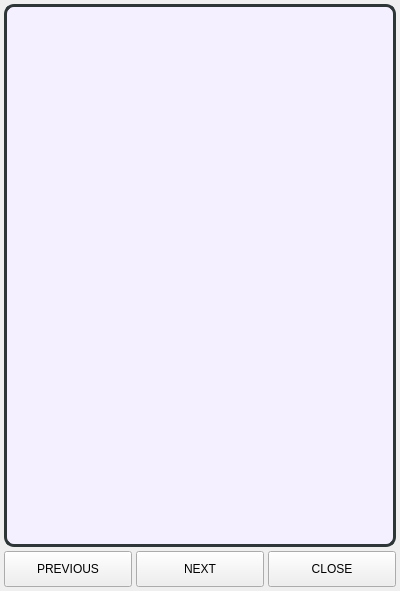
<?xml version="1.0" encoding="UTF-8"?>
<ui version="4.0">
 <class>Form</class>
 <widget class="QWidget" name="Form">
  <property name="geometry">
   <rect>
    <x>0</x>
    <y>0</y>
    <width>400</width>
    <height>591</height>
   </rect>
  </property>
  <property name="sizePolicy">
   <sizepolicy hsizetype="Preferred" vsizetype="Preferred">
    <horstretch>0</horstretch>
    <verstretch>0</verstretch>
   </sizepolicy>
  </property>
  <property name="minimumSize">
   <size>
    <width>400</width>
    <height>520</height>
   </size>
  </property>
  <property name="maximumSize">
   <size>
    <width>408</width>
    <height>699</height>
   </size>
  </property>
  <property name="windowTitle">
   <string>Basic Probe Help</string>
  </property>
  <layout class="QVBoxLayout" name="verticalLayout_2">
   <property name="spacing">
    <number>4</number>
   </property>
   <property name="leftMargin">
    <number>4</number>
   </property>
   <property name="topMargin">
    <number>4</number>
   </property>
   <property name="rightMargin">
    <number>4</number>
   </property>
   <property name="bottomMargin">
    <number>4</number>
   </property>
   <item>
    <widget class="QStackedWidget" name="probe_help_widget">
     <property name="sizePolicy">
      <sizepolicy hsizetype="Preferred" vsizetype="Preferred">
       <horstretch>0</horstretch>
       <verstretch>0</verstretch>
      </sizepolicy>
     </property>
     <property name="minimumSize">
      <size>
       <width>0</width>
       <height>0</height>
      </size>
     </property>
     <property name="maximumSize">
      <size>
       <width>16777215</width>
       <height>16777215</height>
      </size>
     </property>
     <property name="font">
      <font>
       <family>Bebas Kai</family>
       <pointsize>13</pointsize>
      </font>
     </property>
     <property name="frameShape">
      <enum>QFrame::NoFrame</enum>
     </property>
     <property name="lineWidth">
      <number>0</number>
     </property>
     <property name="currentIndex">
      <number>0</number>
     </property>
     <widget class="QWidget" name="help_Page1">
      <property name="maximumSize">
       <size>
        <width>400</width>
        <height>16777215</height>
       </size>
      </property>
      <layout class="QHBoxLayout" name="horizontalLayout_146">
       <property name="spacing">
        <number>4</number>
       </property>
       <property name="leftMargin">
        <number>0</number>
       </property>
       <property name="topMargin">
        <number>0</number>
       </property>
       <property name="rightMargin">
        <number>0</number>
       </property>
       <property name="bottomMargin">
        <number>0</number>
       </property>
       <item>
        <widget class="QLabel" name="label_77">
         <property name="sizePolicy">
          <sizepolicy hsizetype="Preferred" vsizetype="Preferred">
           <horstretch>0</horstretch>
           <verstretch>0</verstretch>
          </sizepolicy>
         </property>
         <property name="minimumSize">
          <size>
           <width>0</width>
           <height>0</height>
          </size>
         </property>
         <property name="maximumSize">
          <size>
           <width>16777215</width>
           <height>16777215</height>
          </size>
         </property>
         <property name="styleSheet">
          <string notr="true">QLabel{
    border-style: solid;
    border-color: rgb(46, 54, 56);
    border-width: 3px;
    border-radius: 10px;
    background: rgb(245, 240, 255);
}</string>
         </property>
         <property name="text">
          <string/>
         </property>
         <property name="pixmap">
          <pixmap>../images/widgets/basic_probe_help/step_off_width.png</pixmap>
         </property>
         <property name="scaledContents">
          <bool>true</bool>
         </property>
         <property name="indent">
          <number>0</number>
         </property>
        </widget>
       </item>
      </layout>
     </widget>
     <widget class="QWidget" name="help_Page2">
      <property name="maximumSize">
       <size>
        <width>400</width>
        <height>16777215</height>
       </size>
      </property>
      <layout class="QHBoxLayout" name="horizontalLayout_148">
       <property name="spacing">
        <number>4</number>
       </property>
       <property name="leftMargin">
        <number>0</number>
       </property>
       <property name="topMargin">
        <number>0</number>
       </property>
       <property name="rightMargin">
        <number>0</number>
       </property>
       <property name="bottomMargin">
        <number>0</number>
       </property>
       <item>
        <widget class="QLabel" name="label_78">
         <property name="sizePolicy">
          <sizepolicy hsizetype="Preferred" vsizetype="Preferred">
           <horstretch>0</horstretch>
           <verstretch>0</verstretch>
          </sizepolicy>
         </property>
         <property name="minimumSize">
          <size>
           <width>0</width>
           <height>0</height>
          </size>
         </property>
         <property name="maximumSize">
          <size>
           <width>16777215</width>
           <height>16777215</height>
          </size>
         </property>
         <property name="styleSheet">
          <string notr="true">QLabel{
    border-style: solid;
    border-color: rgb(46, 54, 56);
    border-width: 3px;
    border-radius: 10px;
    background: rgb(245, 240, 255);
}</string>
         </property>
         <property name="text">
          <string/>
         </property>
         <property name="pixmap">
          <pixmap>../images/widgets/basic_probe_help/extra_probe_depth.png</pixmap>
         </property>
         <property name="scaledContents">
          <bool>true</bool>
         </property>
         <property name="alignment">
          <set>Qt::AlignCenter</set>
         </property>
         <property name="wordWrap">
          <bool>true</bool>
         </property>
         <property name="indent">
          <number>0</number>
         </property>
        </widget>
       </item>
      </layout>
     </widget>
     <widget class="QWidget" name="help_Page3">
      <property name="maximumSize">
       <size>
        <width>400</width>
        <height>16777215</height>
       </size>
      </property>
      <layout class="QHBoxLayout" name="horizontalLayout_57">
       <property name="spacing">
        <number>4</number>
       </property>
       <property name="leftMargin">
        <number>0</number>
       </property>
       <property name="topMargin">
        <number>0</number>
       </property>
       <property name="rightMargin">
        <number>0</number>
       </property>
       <property name="bottomMargin">
        <number>0</number>
       </property>
       <item>
        <widget class="QLabel" name="label_79">
         <property name="sizePolicy">
          <sizepolicy hsizetype="Preferred" vsizetype="Preferred">
           <horstretch>0</horstretch>
           <verstretch>0</verstretch>
          </sizepolicy>
         </property>
         <property name="minimumSize">
          <size>
           <width>0</width>
           <height>0</height>
          </size>
         </property>
         <property name="maximumSize">
          <size>
           <width>16777215</width>
           <height>16777215</height>
          </size>
         </property>
         <property name="styleSheet">
          <string notr="true">QLabel{
    border-style: solid;
    border-color: rgb(46, 54, 56);
    border-width: 3px;
    border-radius: 10px;
    padding: 10px;
    background: rgb(245, 240, 255);
}</string>
         </property>
         <property name="text">
          <string/>
         </property>
         <property name="pixmap">
          <pixmap>../images/widgets/basic_probe_help/max_z_distance.png</pixmap>
         </property>
         <property name="scaledContents">
          <bool>true</bool>
         </property>
         <property name="alignment">
          <set>Qt::AlignCenter</set>
         </property>
         <property name="wordWrap">
          <bool>true</bool>
         </property>
         <property name="indent">
          <number>0</number>
         </property>
        </widget>
       </item>
      </layout>
     </widget>
     <widget class="QWidget" name="help_Page4">
      <property name="maximumSize">
       <size>
        <width>400</width>
        <height>16777215</height>
       </size>
      </property>
      <layout class="QHBoxLayout" name="horizontalLayout_58">
       <property name="spacing">
        <number>4</number>
       </property>
       <property name="leftMargin">
        <number>0</number>
       </property>
       <property name="topMargin">
        <number>0</number>
       </property>
       <property name="rightMargin">
        <number>0</number>
       </property>
       <property name="bottomMargin">
        <number>0</number>
       </property>
       <item>
        <widget class="QLabel" name="label_105">
         <property name="sizePolicy">
          <sizepolicy hsizetype="Preferred" vsizetype="Preferred">
           <horstretch>0</horstretch>
           <verstretch>0</verstretch>
          </sizepolicy>
         </property>
         <property name="minimumSize">
          <size>
           <width>0</width>
           <height>0</height>
          </size>
         </property>
         <property name="maximumSize">
          <size>
           <width>16777215</width>
           <height>16777215</height>
          </size>
         </property>
         <property name="styleSheet">
          <string notr="true">QLabel{
    border-style: solid;
    border-color: rgb(46, 54, 56);
    border-width: 3px;
    border-radius: 10px;
    padding: 10px;
    background: rgb(245, 240, 255);
}</string>
         </property>
         <property name="text">
          <string/>
         </property>
         <property name="pixmap">
          <pixmap>../images/widgets/basic_probe_help/max_xy_distance.png</pixmap>
         </property>
         <property name="scaledContents">
          <bool>true</bool>
         </property>
         <property name="alignment">
          <set>Qt::AlignCenter</set>
         </property>
         <property name="wordWrap">
          <bool>true</bool>
         </property>
         <property name="indent">
          <number>0</number>
         </property>
        </widget>
       </item>
      </layout>
     </widget>
     <widget class="QWidget" name="help_Page5">
      <property name="maximumSize">
       <size>
        <width>400</width>
        <height>16777215</height>
       </size>
      </property>
      <layout class="QHBoxLayout" name="horizontalLayout_59">
       <property name="spacing">
        <number>4</number>
       </property>
       <property name="leftMargin">
        <number>0</number>
       </property>
       <property name="topMargin">
        <number>0</number>
       </property>
       <property name="rightMargin">
        <number>0</number>
       </property>
       <property name="bottomMargin">
        <number>0</number>
       </property>
       <item>
        <widget class="QLabel" name="label_80">
         <property name="sizePolicy">
          <sizepolicy hsizetype="Preferred" vsizetype="Preferred">
           <horstretch>0</horstretch>
           <verstretch>0</verstretch>
          </sizepolicy>
         </property>
         <property name="minimumSize">
          <size>
           <width>0</width>
           <height>0</height>
          </size>
         </property>
         <property name="maximumSize">
          <size>
           <width>16777215</width>
           <height>16777215</height>
          </size>
         </property>
         <property name="styleSheet">
          <string notr="true">QLabel{
    border-style: solid;
    border-color: rgb(46, 54, 56);
    border-width: 3px;
    border-radius: 10px;
    padding: 10px;
    background: rgb(245, 240, 255);
}</string>
         </property>
         <property name="text">
          <string/>
         </property>
         <property name="pixmap">
          <pixmap>../images/widgets/basic_probe_help/z_clearance.png</pixmap>
         </property>
         <property name="scaledContents">
          <bool>true</bool>
         </property>
         <property name="alignment">
          <set>Qt::AlignCenter</set>
         </property>
         <property name="wordWrap">
          <bool>true</bool>
         </property>
         <property name="indent">
          <number>0</number>
         </property>
        </widget>
       </item>
      </layout>
     </widget>
     <widget class="QWidget" name="help_Page6">
      <property name="maximumSize">
       <size>
        <width>400</width>
        <height>16777215</height>
       </size>
      </property>
      <layout class="QHBoxLayout" name="horizontalLayout">
       <property name="spacing">
        <number>4</number>
       </property>
       <property name="leftMargin">
        <number>0</number>
       </property>
       <property name="topMargin">
        <number>0</number>
       </property>
       <property name="rightMargin">
        <number>0</number>
       </property>
       <property name="bottomMargin">
        <number>0</number>
       </property>
       <item>
        <widget class="QLabel" name="label_106">
         <property name="sizePolicy">
          <sizepolicy hsizetype="Preferred" vsizetype="Preferred">
           <horstretch>0</horstretch>
           <verstretch>0</verstretch>
          </sizepolicy>
         </property>
         <property name="minimumSize">
          <size>
           <width>0</width>
           <height>0</height>
          </size>
         </property>
         <property name="maximumSize">
          <size>
           <width>392</width>
           <height>16777215</height>
          </size>
         </property>
         <property name="styleSheet">
          <string notr="true">QLabel{
    border-style: solid;
    border-color: rgb(46, 54, 56);
    border-width: 3px;
    border-radius: 10px;
    padding: 10px;
    background: rgb(245, 240, 255);
}</string>
         </property>
         <property name="text">
          <string/>
         </property>
         <property name="pixmap">
          <pixmap>../images/widgets/basic_probe_help/xy_clearance.png</pixmap>
         </property>
         <property name="scaledContents">
          <bool>true</bool>
         </property>
         <property name="alignment">
          <set>Qt::AlignCenter</set>
         </property>
         <property name="wordWrap">
          <bool>true</bool>
         </property>
         <property name="indent">
          <number>0</number>
         </property>
        </widget>
       </item>
      </layout>
     </widget>
    </widget>
   </item>
   <item>
    <widget class="QWidget" name="prev_next" native="true">
     <property name="sizePolicy">
      <sizepolicy hsizetype="Preferred" vsizetype="Preferred">
       <horstretch>0</horstretch>
       <verstretch>0</verstretch>
      </sizepolicy>
     </property>
     <property name="minimumSize">
      <size>
       <width>0</width>
       <height>36</height>
      </size>
     </property>
     <property name="maximumSize">
      <size>
       <width>400</width>
       <height>36</height>
      </size>
     </property>
     <property name="styleSheet">
      <string notr="true"/>
     </property>
     <layout class="QHBoxLayout" name="horizontalLayout_18">
      <property name="spacing">
       <number>4</number>
      </property>
      <property name="leftMargin">
       <number>0</number>
      </property>
      <property name="topMargin">
       <number>0</number>
      </property>
      <property name="rightMargin">
       <number>0</number>
      </property>
      <property name="bottomMargin">
       <number>0</number>
      </property>
      <item>
       <widget class="QPushButton" name="probe_help_prev">
        <property name="sizePolicy">
         <sizepolicy hsizetype="Preferred" vsizetype="Fixed">
          <horstretch>0</horstretch>
          <verstretch>0</verstretch>
         </sizepolicy>
        </property>
        <property name="minimumSize">
         <size>
          <width>0</width>
          <height>36</height>
         </size>
        </property>
        <property name="maximumSize">
         <size>
          <width>16777215</width>
          <height>36</height>
         </size>
        </property>
        <property name="text">
         <string>PREVIOUS</string>
        </property>
        <property name="iconSize">
         <size>
          <width>16</width>
          <height>16</height>
         </size>
        </property>
        <property name="checkable">
         <bool>false</bool>
        </property>
        <property name="checked">
         <bool>false</bool>
        </property>
        <property name="autoExclusive">
         <bool>true</bool>
        </property>
       </widget>
      </item>
      <item>
       <widget class="QPushButton" name="probe_help_next">
        <property name="sizePolicy">
         <sizepolicy hsizetype="Preferred" vsizetype="Fixed">
          <horstretch>0</horstretch>
          <verstretch>0</verstretch>
         </sizepolicy>
        </property>
        <property name="minimumSize">
         <size>
          <width>0</width>
          <height>36</height>
         </size>
        </property>
        <property name="maximumSize">
         <size>
          <width>16777215</width>
          <height>36</height>
         </size>
        </property>
        <property name="layoutDirection">
         <enum>Qt::RightToLeft</enum>
        </property>
        <property name="text">
         <string>NEXT</string>
        </property>
        <property name="iconSize">
         <size>
          <width>16</width>
          <height>16</height>
         </size>
        </property>
        <property name="checkable">
         <bool>false</bool>
        </property>
        <property name="autoExclusive">
         <bool>true</bool>
        </property>
       </widget>
      </item>
      <item>
       <widget class="QPushButton" name="probe_help_close">
        <property name="sizePolicy">
         <sizepolicy hsizetype="Preferred" vsizetype="Fixed">
          <horstretch>0</horstretch>
          <verstretch>0</verstretch>
         </sizepolicy>
        </property>
        <property name="minimumSize">
         <size>
          <width>0</width>
          <height>36</height>
         </size>
        </property>
        <property name="maximumSize">
         <size>
          <width>16777215</width>
          <height>36</height>
         </size>
        </property>
        <property name="text">
         <string>CLOSE</string>
        </property>
       </widget>
      </item>
     </layout>
    </widget>
   </item>
  </layout>
 </widget>
 <resources/>
 <connections/>
</ui>
